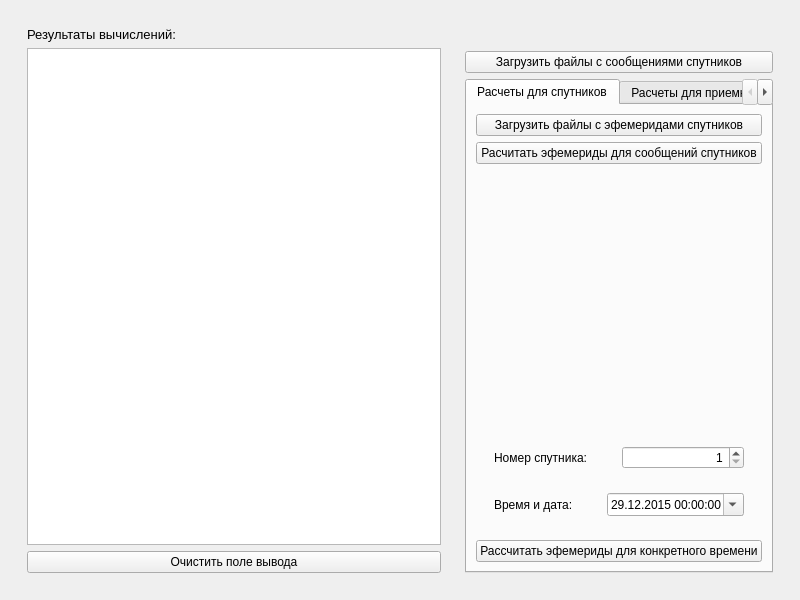
<?xml version="1.0" encoding="UTF-8"?>
<ui version="4.0">
 <class>MainWindow</class>
 <widget class="QMainWindow" name="MainWindow">
  <property name="geometry">
   <rect>
    <x>0</x>
    <y>0</y>
    <width>800</width>
    <height>600</height>
   </rect>
  </property>
  <property name="windowTitle">
   <string>Бойчук Илья. Лаб 2.</string>
  </property>
  <widget class="QWidget" name="centralwidget">
   <layout class="QVBoxLayout" name="verticalLayout_3">
    <item>
     <widget class="QWidget" name="widget_3" native="true">
      <layout class="QHBoxLayout" name="horizontalLayout_2">
       <item>
        <widget class="QWidget" name="widget_4" native="true">
         <layout class="QVBoxLayout" name="verticalLayout_2">
          <item>
           <widget class="QLabel" name="label">
            <property name="font">
             <font>
              <pointsize>10</pointsize>
             </font>
            </property>
            <property name="text">
             <string>Результаты вычислений:</string>
            </property>
           </widget>
          </item>
          <item>
           <widget class="QTextEdit" name="console">
            <property name="readOnly">
             <bool>true</bool>
            </property>
           </widget>
          </item>
          <item>
           <widget class="QPushButton" name="clearConsole">
            <property name="text">
             <string>Очистить поле вывода</string>
            </property>
           </widget>
          </item>
         </layout>
        </widget>
       </item>
       <item>
        <widget class="QWidget" name="datetime" native="true">
         <property name="sizePolicy">
          <sizepolicy hsizetype="Maximum" vsizetype="Preferred">
           <horstretch>0</horstretch>
           <verstretch>0</verstretch>
          </sizepolicy>
         </property>
         <layout class="QVBoxLayout" name="verticalLayout">
          <item>
           <spacer name="verticalSpacer_2">
            <property name="orientation">
             <enum>Qt::Vertical</enum>
            </property>
            <property name="sizeType">
             <enum>QSizePolicy::Fixed</enum>
            </property>
            <property name="sizeHint" stdset="0">
             <size>
              <width>20</width>
              <height>24</height>
             </size>
            </property>
           </spacer>
          </item>
          <item>
           <widget class="QPushButton" name="filesWithMessages">
            <property name="text">
             <string>Загрузить файлы с сообщениями спутников</string>
            </property>
           </widget>
          </item>
          <item>
           <widget class="QTabWidget" name="tabWidget">
            <property name="currentIndex">
             <number>0</number>
            </property>
            <widget class="QWidget" name="tab">
             <attribute name="title">
              <string>Расчеты для спутников</string>
             </attribute>
             <layout class="QVBoxLayout" name="verticalLayout_5">
              <item>
               <widget class="QPushButton" name="filesWithEphemeris">
                <property name="text">
                 <string>Загрузить файлы с эфемеридами спутников</string>
                </property>
               </widget>
              </item>
              <item>
               <widget class="QPushButton" name="calcAll">
                <property name="text">
                 <string>Расчитать эфемериды для сообщений спутников</string>
                </property>
               </widget>
              </item>
              <item>
               <spacer name="verticalSpacer">
                <property name="orientation">
                 <enum>Qt::Vertical</enum>
                </property>
                <property name="sizeHint" stdset="0">
                 <size>
                  <width>20</width>
                  <height>40</height>
                 </size>
                </property>
               </spacer>
              </item>
              <item>
               <widget class="QWidget" name="widget" native="true">
                <layout class="QVBoxLayout" name="verticalLayout_4">
                 <item>
                  <widget class="QWidget" name="widget_2" native="true">
                   <layout class="QHBoxLayout" name="horizontalLayout">
                    <item>
                     <widget class="QLabel" name="label_2">
                      <property name="text">
                       <string>Номер спутника:</string>
                      </property>
                     </widget>
                    </item>
                    <item>
                     <widget class="QSpinBox" name="satelliteNumber">
                      <property name="sizePolicy">
                       <sizepolicy hsizetype="Minimum" vsizetype="Fixed">
                        <horstretch>0</horstretch>
                        <verstretch>0</verstretch>
                       </sizepolicy>
                      </property>
                      <property name="alignment">
                       <set>Qt::AlignRight|Qt::AlignTrailing|Qt::AlignVCenter</set>
                      </property>
                      <property name="minimum">
                       <number>1</number>
                      </property>
                      <property name="maximum">
                       <number>31</number>
                      </property>
                     </widget>
                    </item>
                   </layout>
                  </widget>
                 </item>
                 <item>
                  <widget class="QWidget" name="widget_5" native="true">
                   <layout class="QHBoxLayout" name="horizontalLayout_3">
                    <item>
                     <widget class="QLabel" name="label_3">
                      <property name="text">
                       <string>Время и дата:</string>
                      </property>
                     </widget>
                    </item>
                    <item>
                     <widget class="QDateTimeEdit" name="dateTimeEdit">
                      <property name="alignment">
                       <set>Qt::AlignRight|Qt::AlignTrailing|Qt::AlignVCenter</set>
                      </property>
                      <property name="date">
                       <date>
                        <year>2015</year>
                        <month>12</month>
                        <day>29</day>
                       </date>
                      </property>
                      <property name="displayFormat">
                       <string>dd.MM.yyyy HH:mm:ss</string>
                      </property>
                      <property name="calendarPopup">
                       <bool>true</bool>
                      </property>
                      <property name="timeSpec">
                       <enum>Qt::UTC</enum>
                      </property>
                     </widget>
                    </item>
                   </layout>
                  </widget>
                 </item>
                </layout>
               </widget>
              </item>
              <item>
               <widget class="QPushButton" name="calcSelected">
                <property name="text">
                 <string>Рассчитать эфемериды для конкретного времени</string>
                </property>
               </widget>
              </item>
             </layout>
            </widget>
            <widget class="QWidget" name="tab_2">
             <attribute name="title">
              <string>Расчеты для приемников</string>
             </attribute>
             <layout class="QVBoxLayout" name="verticalLayout_6">
              <item>
               <widget class="QWidget" name="widget_6" native="true">
                <layout class="QHBoxLayout" name="horizontalLayout_4">
                 <item>
                  <widget class="QLabel" name="label_4">
                   <property name="text">
                    <string>Выбрать приемник</string>
                   </property>
                  </widget>
                 </item>
                 <item>
                  <widget class="QComboBox" name="recievers"/>
                 </item>
                </layout>
               </widget>
              </item>
              <item>
               <widget class="QPushButton" name="addReciever">
                <property name="text">
                 <string>Добавить данные приемника</string>
                </property>
               </widget>
              </item>
              <item>
               <spacer name="verticalSpacer_3">
                <property name="orientation">
                 <enum>Qt::Vertical</enum>
                </property>
                <property name="sizeHint" stdset="0">
                 <size>
                  <width>20</width>
                  <height>40</height>
                 </size>
                </property>
               </spacer>
              </item>
              <item>
               <widget class="QPushButton" name="calcPositionReciever">
                <property name="text">
                 <string>Расчитать положение приемника (абсолютное)</string>
                </property>
               </widget>
              </item>
             </layout>
            </widget>
           </widget>
          </item>
         </layout>
        </widget>
       </item>
      </layout>
     </widget>
    </item>
   </layout>
  </widget>
 </widget>
 <resources/>
 <connections/>
</ui>
